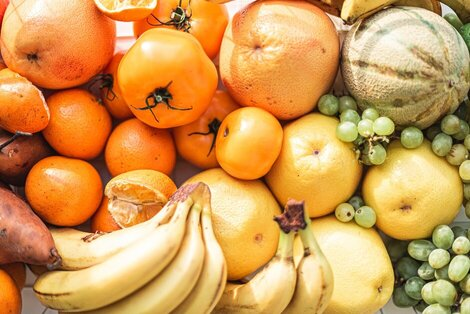
#> input picture img/fruit.jpg, 470 x 314 px
$ python laplacian.py   (older library calls are emulated)
#> lines starting #> are read from the running program, lines starting #| are printed output that depends on the picture
import cv2
import numpy as np
from matplotlib import pyplot as plt


#Memasukkan Gambar
img0 = cv2.imread('img/fruit.jpg',)
#> img0 is the input picture: shape (314, 470, 3); mean B, G, R 84.1, 153.2, 208.5


#Konfersi Greyscale
gray = cv2.cvtColor(img0, cv2.COLOR_BGR2GRAY)
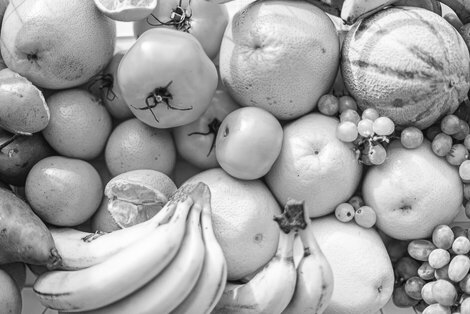
#> gray: shape (314, 470); min 5, max 255, mean 161.9


#Membuang Noise
img = cv2.GaussianBlur(gray,(3,3),0)


#Laplacian
laplacian = cv2.Laplacian(img,cv2.CV_64F)
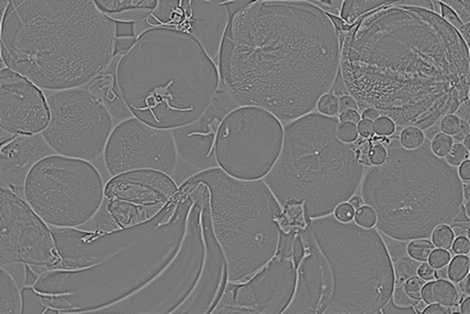
#> laplacian: shape (314, 470) float64; min -100, max 110, mean 0; drawn with min black and max white


#Menampilkan Hasil
plt.subplot(2,2,1),plt.imshow(img,cmap = 'gray')
plt.title('Original'), plt.xticks([]), plt.yticks([])
plt.subplot(2,2,2),plt.imshow(laplacian,cmap = 'gray')
plt.title('Laplacian'), plt.xticks([]), plt.yticks([])

plt.show()
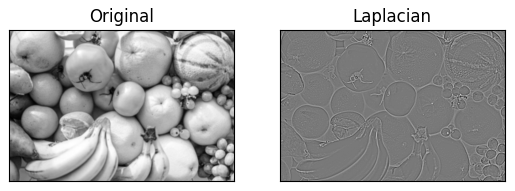
#> figure drawn by matplotlib, 2 panels
